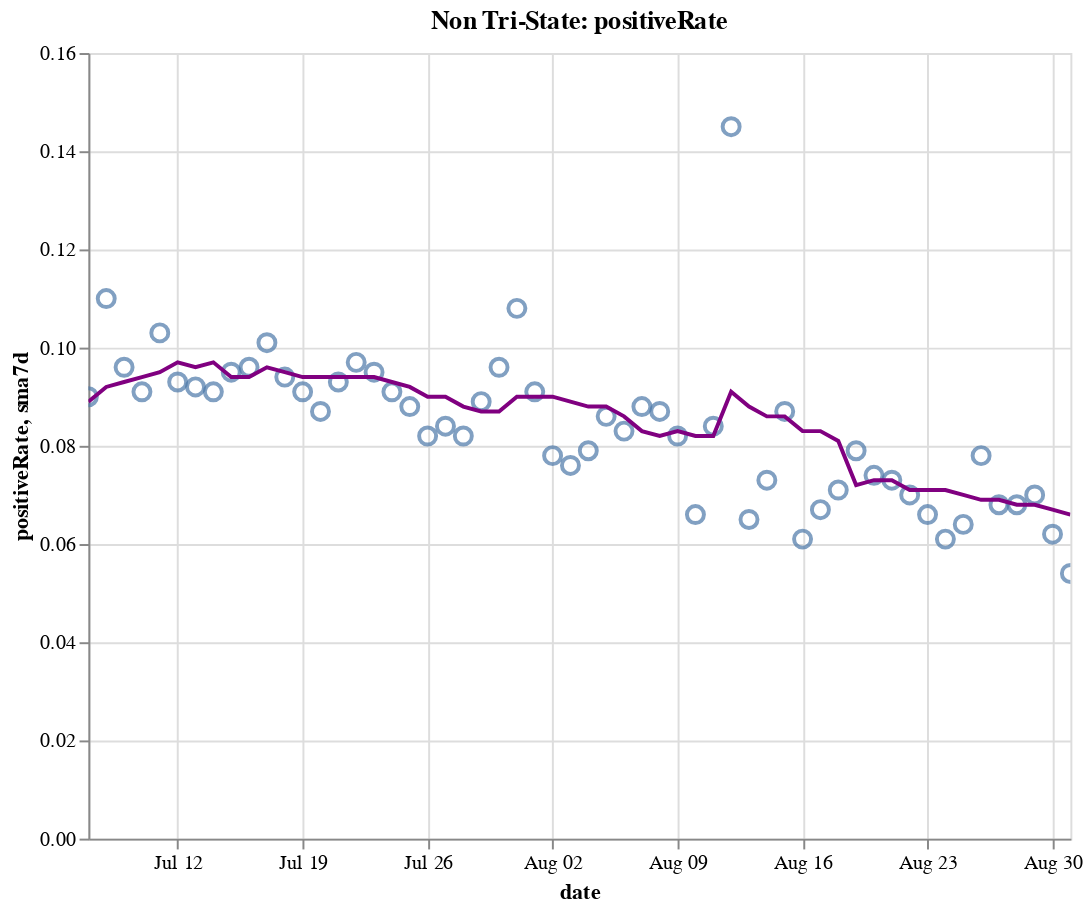

Write notebook code for a chart like this one.
### Code cell
create_plot(non_tristate, 'positiveRate')

### Figure 1 — Vega-Lite specification as saved in the notebook (floating-point values rounded to 4 significant figures)
{"config": {"view": {"continuousWidth": 400, "continuousHeight": 300}}, "layer": [{"layer": [{"mark": {"type": "point", "size": 75}, "encoding": {"tooltip": [{"type": "temporal", "field": "date"}, {"type": "quantitative", "field": "positiveRate"}, {"type": "quantitative", "field": "sma7d"}], "x": {"type": "temporal", "field": "date"}, "y": {"type": "quantitative", "field": "positiveRate"}}, "selection": {"selector016": {"type": "interval", "bind": "scales", "encodings": ["x", "y"]}}}, {"mark": {"type": "line", "color": "purple"}, "encoding": {"x": {"type": "temporal", "field": "date"}, "y": {"type": "quantitative", "field": "sma7d"}}}]}, {"mark": {"type": "rule", "color": "#aaa"}, "encoding": {"x": {"type": "temporal", "field": "date"}}, "transform": [{"filter": {"selection": "selector015"}}]}, {"mark": "circle", "encoding": {"opacity": {"condition": {"value": 1, "selection": "selector015"}, "value": 0}, "tooltip": [{"type": "temporal", "field": "date"}, {"type": "quantitative", "field": "positiveRate"}, {"type": "quantitative", "field": "sma7d"}], "x": {"type": "temporal", "field": "date"}, "y": {"type": "quantitative", "field": "positiveRate"}}, "selection": {"selector015": {"type": "single", "encodings": ["x"], "on": "mouseover", "nearest": true, "empty": "none"}}}, {"mark": {"type": "text", "align": "left", "dx": 5, "dy": -5, "stroke": "white", "strokeWidth": 2}, "encoding": {"text": {"type": "quantitative", "field": "positiveRate"}, "tooltip": [{"type": "temporal", "field": "date"}, {"type": "quantitative", "field": "positiveRate"}, {"type": "quantitative", "field": "sma7d"}], "x": {"type": "temporal", "field": "date"}, "y": {"type": "quantitative", "field": "positiveRate"}}, "transform": [{"filter": {"selection": "selector015"}}]}, {"mark": {"type": "text", "align": "left", "dx": 5, "dy": -5}, "encoding": {"text": {"type": "quantitative", "field": "positiveRate"}, "tooltip": [{"type": "temporal", "field": "date"}, {"type": "quantitative", "field": "positiveRate"}, {"type": "quantitative", "field": "sma7d"}], "x": {"type": "temporal", "field": "date"}, "y": {"type": "quantitative", "field": "positiveRate"}}, "transform": [{"filter": {"selection": "selector015"}}]}], "data": {"name": "data-b8489cf318988e888cccd4ef9be61b88"}, "height": 400, "title": "Non Tri-State: positiveRate", "width": 500, "$schema": "https://vega.github.io/schema/vega-lite/v4.8.1.json", "datasets": {"data-b8489cf318988e888cccd4ef9be61b88": [{"date": "2020-07-07T00:00:00", "totalTestResultsIncrease": 563800.0, "positiveIncrease": 50810.0, "death": 79280.0, "deathIncrease": 859.0, "positiveRate": 0.09, "state": "Non Tri-State", "sma7d": 0.089}, {"date": "2020-07-08T00:00:00", "totalTestResultsIncrease": 560000.0, "positiveIncrease": 61740.0, "death": 80010.0, "deathIncrease": 730.0, "positiveRate": 0.11, "state": "Non Tri-State", "sma7d": 0.092}, {"date": "2020-07-09T00:00:00", "totalTestResultsIncrease": 609500.0, "positiveIncrease": 58270.0, "death": 80840.0, "deathIncrease": 822.0, "positiveRate": 0.096, "state": "Non Tri-State", "sma7d": 0.093}, {"date": "2020-07-10T00:00:00", "totalTestResultsIncrease": 717600.0, "positiveIncrease": 65590.0, "death": 81650.0, "deathIncrease": 814.0, "positiveRate": 0.091, "state": "Non Tri-State", "sma7d": 0.094}, {"date": "2020-07-11T00:00:00", "totalTestResultsIncrease": 600600.0, "positiveIncrease": 61840.0, "death": 82350.0, "deathIncrease": 705.0, "positiveRate": 0.103, "state": "Non Tri-State", "sma7d": 0.095}, {"date": "2020-07-12T00:00:00", "totalTestResultsIncrease": 651700.0, "positiveIncrease": 60300.0, "death": 82810.0, "deathIncrease": 455.0, "positiveRate": 0.093, "state": "Non Tri-State", "sma7d": 0.097}, {"date": "2020-07-13T00:00:00", "totalTestResultsIncrease": 622800.0, "positiveIncrease": 57090.0, "death": 83080.0, "deathIncrease": 275.0, "positiveRate": 0.092, "state": "Non Tri-State", "sma7d": 0.096}, {"date": "2020-07-14T00:00:00", "totalTestResultsIncrease": 677000.0, "positiveIncrease": 61400.0, "death": 83790.0, "deathIncrease": 708.0, "positiveRate": 0.091, "state": "Non Tri-State", "sma7d": 0.097}, {"date": "2020-07-15T00:00:00", "totalTestResultsIncrease": 677000.0, "positiveIncrease": 64500.0, "death": 84610.0, "deathIncrease": 816.0, "positiveRate": 0.095, "state": "Non Tri-State", "sma7d": 0.094}, {"date": "2020-07-16T00:00:00", "totalTestResultsIncrease": 727800.0, "positiveIncrease": 69930.0, "death": 85500.0, "deathIncrease": 896.0, "positiveRate": 0.096, "state": "Non Tri-State", "sma7d": 0.094}, {"date": "2020-07-17T00:00:00", "totalTestResultsIncrease": 752000.0, "positiveIncrease": 75880.0, "death": 86420.0, "deathIncrease": 915.0, "positiveRate": 0.101, "state": "Non Tri-State", "sma7d": 0.096}, {"date": "2020-07-18T00:00:00", "totalTestResultsIncrease": 681400.0, "positiveIncrease": 63930.0, "death": 87260.0, "deathIncrease": 846.0, "positiveRate": 0.094, "state": "Non Tri-State", "sma7d": 0.095}, {"date": "2020-07-19T00:00:00", "totalTestResultsIncrease": 703600.0, "positiveIncrease": 63790.0, "death": 87770.0, "deathIncrease": 506.0, "positiveRate": 0.091, "state": "Non Tri-State", "sma7d": 0.094}, {"date": "2020-07-20T00:00:00", "totalTestResultsIncrease": 645700.0, "positiveIncrease": 56180.0, "death": 88110.0, "deathIncrease": 335.0, "positiveRate": 0.087, "state": "Non Tri-State", "sma7d": 0.094}, {"date": "2020-07-21T00:00:00", "totalTestResultsIncrease": 673600.0, "positiveIncrease": 62740.0, "death": 89120.0, "deathIncrease": 1014.0, "positiveRate": 0.093, "state": "Non Tri-State", "sma7d": 0.094}, {"date": "2020-07-22T00:00:00", "totalTestResultsIncrease": 699400.0, "positiveIncrease": 68110.0, "death": 90260.0, "deathIncrease": 1137.0, "positiveRate": 0.097, "state": "Non Tri-State", "sma7d": 0.094}, {"date": "2020-07-23T00:00:00", "totalTestResultsIncrease": 744000.0, "positiveIncrease": 70490.0, "death": 91270.0, "deathIncrease": 1015.0, "positiveRate": 0.095, "state": "Non Tri-State", "sma7d": 0.094}, {"date": "2020-07-24T00:00:00", "totalTestResultsIncrease": 803900.0, "positiveIncrease": 73480.0, "death": 92400.0, "deathIncrease": 1129.0, "positiveRate": 0.091, "state": "Non Tri-State", "sma7d": 0.093}, {"date": "2020-07-25T00:00:00", "totalTestResultsIncrease": 719000.0, "positiveIncrease": 63480.0, "death": 93400.0, "deathIncrease": 999.0, "positiveRate": 0.088, "state": "Non Tri-State", "sma7d": 0.092}, {"date": "2020-07-26T00:00:00", "totalTestResultsIncrease": 732400.0, "positiveIncrease": 59970.0, "death": 93940.0, "deathIncrease": 544.0, "positiveRate": 0.082, "state": "Non Tri-State", "sma7d": 0.09}, {"date": "2020-07-27T00:00:00", "totalTestResultsIncrease": 642900.0, "positiveIncrease": 54060.0, "death": 94970.0, "deathIncrease": 1026.0, "positiveRate": 0.084, "state": "Non Tri-State", "sma7d": 0.09}, {"date": "2020-07-28T00:00:00", "totalTestResultsIncrease": 672600.0, "positiveIncrease": 55340.0, "death": 96060.0, "deathIncrease": 1086.0, "positiveRate": 0.082, "state": "Non Tri-State", "sma7d": 0.088}, {"date": "2020-07-29T00:00:00", "totalTestResultsIncrease": 730700.0, "positiveIncrease": 65310.0, "death": 97520.0, "deathIncrease": 1466.0, "positiveRate": 0.089, "state": "Non Tri-State", "sma7d": 0.087}, {"date": "2020-07-30T00:00:00", "totalTestResultsIncrease": 711300.0, "positiveIncrease": 68310.0, "death": 98750.0, "deathIncrease": 1229.0, "positiveRate": 0.096, "state": "Non Tri-State", "sma7d": 0.087}, {"date": "2020-07-31T00:00:00", "totalTestResultsIncrease": 611000.0, "positiveIncrease": 66150.0, "death": 100000.0, "deathIncrease": 1295.0, "positiveRate": 0.108, "state": "Non Tri-State", "sma7d": 0.09}, {"date": "2020-08-01T00:00:00", "totalTestResultsIncrease": 662600.0, "positiveIncrease": 59980.0, "death": 101200.0, "deathIncrease": 1164.0, "positiveRate": 0.091, "state": "Non Tri-State", "sma7d": 0.09}, {"date": "2020-08-02T00:00:00", "totalTestResultsIncrease": 591300.0, "positiveIncrease": 45900.0, "death": 101700.0, "deathIncrease": 486.0, "positiveRate": 0.078, "state": "Non Tri-State", "sma7d": 0.09}, {"date": "2020-08-03T00:00:00", "totalTestResultsIncrease": 639400.0, "positiveIncrease": 48710.0, "death": 102200.0, "deathIncrease": 502.0, "positiveRate": 0.076, "state": "Non Tri-State", "sma7d": 0.089}, {"date": "2020-08-04T00:00:00", "totalTestResultsIncrease": 638600.0, "positiveIncrease": 50720.0, "death": 103400.0, "deathIncrease": 1241.0, "positiveRate": 0.079, "state": "Non Tri-State", "sma7d": 0.088}, {"date": "2020-08-05T00:00:00", "totalTestResultsIncrease": 593000.0, "positiveIncrease": 51220.0, "death": 104800.0, "deathIncrease": 1335.0, "positiveRate": 0.086, "state": "Non Tri-State", "sma7d": 0.088}, {"date": "2020-08-06T00:00:00", "totalTestResultsIncrease": 642000.0, "positiveIncrease": 53090.0, "death": 106000.0, "deathIncrease": 1238.0, "positiveRate": 0.083, "state": "Non Tri-State", "sma7d": 0.086}, {"date": "2020-08-07T00:00:00", "totalTestResultsIncrease": 685100.0, "positiveIncrease": 60200.0, "death": 107300.0, "deathIncrease": 1313.0, "positiveRate": 0.088, "state": "Non Tri-State", "sma7d": 0.083}, {"date": "2020-08-08T00:00:00", "totalTestResultsIncrease": 608500.0, "positiveIncrease": 52640.0, "death": 108400.0, "deathIncrease": 1075.0, "positiveRate": 0.087, "state": "Non Tri-State", "sma7d": 0.082}, {"date": "2020-08-09T00:00:00", "totalTestResultsIncrease": 609200.0, "positiveIncrease": 49760.0, "death": 109000.0, "deathIncrease": 604.0, "positiveRate": 0.082, "state": "Non Tri-State", "sma7d": 0.083}, {"date": "2020-08-10T00:00:00", "totalTestResultsIncrease": 626400.0, "positiveIncrease": 41110.0, "death": 109400.0, "deathIncrease": 417.0, "positiveRate": 0.066, "state": "Non Tri-State", "sma7d": 0.082}, {"date": "2020-08-11T00:00:00", "totalTestResultsIncrease": 648300.0, "positiveIncrease": 54470.0, "death": 110700.0, "deathIncrease": 1307.0, "positiveRate": 0.084, "state": "Non Tri-State", "sma7d": 0.082}, {"date": "2020-08-12T00:00:00", "totalTestResultsIncrease": 378700.0, "positiveIncrease": 54950.0, "death": 112200.0, "deathIncrease": 1495.0, "positiveRate": 0.145, "state": "Non Tri-State", "sma7d": 0.091}, {"date": "2020-08-13T00:00:00", "totalTestResultsIncrease": 776600.0, "positiveIncrease": 50290.0, "death": 113400.0, "deathIncrease": 1145.0, "positiveRate": 0.065, "state": "Non Tri-State", "sma7d": 0.088}, {"date": "2020-08-14T00:00:00", "totalTestResultsIncrease": 740400.0, "positiveIncrease": 54220.0, "death": 114600.0, "deathIncrease": 1199.0, "positiveRate": 0.073, "state": "Non Tri-State", "sma7d": 0.086}, {"date": "2020-08-15T00:00:00", "totalTestResultsIncrease": 636500.0, "positiveIncrease": 55140.0, "death": 115800.0, "deathIncrease": 1200.0, "positiveRate": 0.087, "state": "Non Tri-State", "sma7d": 0.086}, {"date": "2020-08-16T00:00:00", "totalTestResultsIncrease": 683900.0, "positiveIncrease": 41870.0, "death": 116400.0, "deathIncrease": 611.0, "positiveRate": 0.061, "state": "Non Tri-State", "sma7d": 0.083}, {"date": "2020-08-17T00:00:00", "totalTestResultsIncrease": 548000.0, "positiveIncrease": 36790.0, "death": 116800.0, "deathIncrease": 394.0, "positiveRate": 0.067, "state": "Non Tri-State", "sma7d": 0.083}, {"date": "2020-08-18T00:00:00", "totalTestResultsIncrease": 564300.0, "positiveIncrease": 39820.0, "death": 118000.0, "deathIncrease": 1178.0, "positiveRate": 0.071, "state": "Non Tri-State", "sma7d": 0.081}, {"date": "2020-08-19T00:00:00", "totalTestResultsIncrease": 558900.0, "positiveIncrease": 43930.0, "death": 119400.0, "deathIncrease": 1402.0, "positiveRate": 0.079, "state": "Non Tri-State", "sma7d": 0.072}, {"date": "2020-08-20T00:00:00", "totalTestResultsIncrease": 582400.0, "positiveIncrease": 42940.0, "death": 120500.0, "deathIncrease": 1122.0, "positiveRate": 0.074, "state": "Non Tri-State", "sma7d": 0.073}, {"date": "2020-08-21T00:00:00", "totalTestResultsIncrease": 622200.0, "positiveIncrease": 45480.0, "death": 121600.0, "deathIncrease": 1109.0, "positiveRate": 0.073, "state": "Non Tri-State", "sma7d": 0.073}, {"date": "2020-08-22T00:00:00", "totalTestResultsIncrease": 645900.0, "positiveIncrease": 45170.0, "death": 122600.0, "deathIncrease": 1023.0, "positiveRate": 0.07, "state": "Non Tri-State", "sma7d": 0.071}, {"date": "2020-08-23T00:00:00", "totalTestResultsIncrease": 555200.0, "positiveIncrease": 36740.0, "death": 123200.0, "deathIncrease": 563.0, "positiveRate": 0.066, "state": "Non Tri-State", "sma7d": 0.071}, {"date": "2020-08-24T00:00:00", "totalTestResultsIncrease": 547000.0, "positiveIncrease": 33520.0, "death": 123500.0, "deathIncrease": 333.0, "positiveRate": 0.061, "state": "Non Tri-State", "sma7d": 0.071}, {"date": "2020-08-25T00:00:00", "totalTestResultsIncrease": 552300.0, "positiveIncrease": 35410.0, "death": 124600.0, "deathIncrease": 1138.0, "positiveRate": 0.064, "state": "Non Tri-State", "sma7d": 0.07}, {"date": "2020-08-26T00:00:00", "totalTestResultsIncrease": 544800.0, "positiveIncrease": 42320.0, "death": 125900.0, "deathIncrease": 1280.0, "positiveRate": 0.078, "state": "Non Tri-State", "sma7d": 0.069}, {"date": "2020-08-27T00:00:00", "totalTestResultsIncrease": 625700.0, "positiveIncrease": 42760.0, "death": 127000.0, "deathIncrease": 1116.0, "positiveRate": 0.068, "state": "Non Tri-State", "sma7d": 0.069}, {"date": "2020-08-28T00:00:00", "totalTestResultsIncrease": 671000.0, "positiveIncrease": 45410.0, "death": 128000.0, "deathIncrease": 1011.0, "positiveRate": 0.068, "state": "Non Tri-State", "sma7d": 0.068}, {"date": "2020-08-29T00:00:00", "totalTestResultsIncrease": 623200.0, "positiveIncrease": 43520.0, "death": 129100.0, "deathIncrease": 1005.0, "positiveRate": 0.07, "state": "Non Tri-State", "sma7d": 0.068}, {"date": "2020-08-30T00:00:00", "totalTestResultsIncrease": 617900.0, "positiveIncrease": 38510.0, "death": 129500.0, "deathIncrease": 463.0, "positiveRate": 0.062, "state": "Non Tri-State", "sma7d": 0.067}, {"date": "2020-08-31T00:00:00", "totalTestResultsIncrease": 552200.0, "positiveIncrease": 30020.0, "death": 129900.0, "deathIncrease": 357.0, "positiveRate": 0.054, "state": "Non Tri-State", "sma7d": 0.066}]}}
